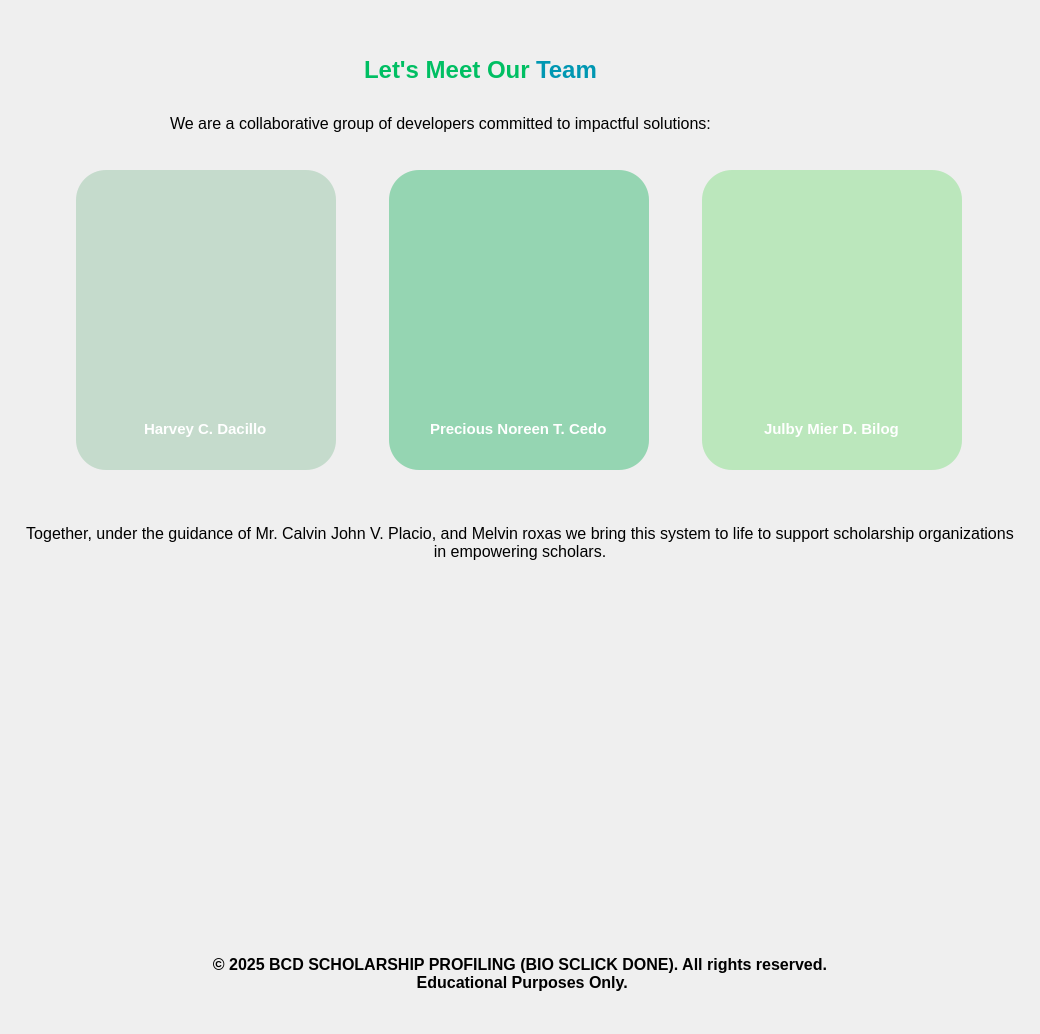
                <widget class="QWidget" name="widget_75" native="true">
                 <layout class="QVBoxLayout" name="verticalLayout_73">
                  <item alignment="Qt::AlignHCenter">
                   <widget class="QWidget" name="widget_68" native="true">
                    <property name="minimumSize">
                     <size>
                      <width>0</width>
                      <height>600</height>
                     </size>
                    </property>
                    <layout class="QVBoxLayout" name="verticalLayout_72">
                     <item>
                      <widget class="QWidget" name="widget_74" native="true">
                       <property name="maximumSize">
                        <size>
                         <width>16777215</width>
                         <height>50</height>
                        </size>
                       </property>
                       <layout class="QHBoxLayout" name="horizontalLayout_41">
                        <item>
                         <widget class="QWidget" name="widget_71" native="true">
                          <property name="minimumSize">
                           <size>
                            <width>330</width>
                            <height>50</height>
                           </size>
                          </property>
                          <property name="maximumSize">
                           <size>
                            <width>330</width>
                            <height>50</height>
                           </size>
                          </property>
                          <property name="styleSheet">
                           <string notr="true">color: rgb(0, 191, 99);</string>
                          </property>
                          <layout class="QHBoxLayout" name="horizontalLayout_39">
                           <item>
                            <widget class="QLabel" name="label_95">
                             <property name="font">
                              <font>
                               <pointsize>18</pointsize>
                               <weight>75</weight>
                               <bold>true</bold>
                              </font>
                             </property>
                             <property name="text">
                              <string>Let's Meet Our</string>
                             </property>
                            </widget>
                           </item>
                           <item>
                            <widget class="QLabel" name="label_96">
                             <property name="font">
                              <font>
                               <pointsize>18</pointsize>
                               <weight>75</weight>
                               <bold>true</bold>
                              </font>
                             </property>
                             <property name="styleSheet">
                              <string notr="true">color: rgb(0, 151, 178);</string>
                             </property>
                             <property name="text">
                              <string>Team</string>
                             </property>
                            </widget>
                           </item>
                          </layout>
                         </widget>
                        </item>
                       </layout>
                      </widget>
                     </item>
                     <item alignment="Qt::AlignHCenter">
                      <widget class="QLabel" name="label_97">
                       <property name="minimumSize">
                        <size>
                         <width>700</width>
                         <height>30</height>
                        </size>
                       </property>
                       <property name="maximumSize">
                        <size>
                         <width>16777215</width>
                         <height>30</height>
                        </size>
                       </property>
                       <property name="font">
                        <font>
                         <pointsize>12</pointsize>
                        </font>
                       </property>
                       <property name="text">
                        <string>We are a collaborative group of developers committed to impactful solutions:  </string>
                       </property>
                       <property name="wordWrap">
                        <bool>true</bool>
                       </property>
                      </widget>
                     </item>
                     <item>
                      <widget class="QWidget" name="widget_69" native="true">
                       <property name="minimumSize">
                        <size>
                         <width>1000</width>
                         <height>320</height>
                        </size>
                       </property>
                       <property name="maximumSize">
                        <size>
                         <width>1000</width>
                         <height>320</height>
                        </size>
                       </property>
                       <layout class="QHBoxLayout" name="horizontalLayout_40">
                        <item>
                         <widget class="QWidget" name="widget_70" native="true">
                          <property name="minimumSize">
                           <size>
                            <width>260</width>
                            <height>300</height>
                           </size>
                          </property>
                          <property name="maximumSize">
                           <size>
                            <width>260</width>
                            <height>300</height>
                           </size>
                          </property>
                          <property name="styleSheet">
                           <string notr="true">QWidget{
background-color:#c5dbcc;
border-radius: 30px;
}</string>
                          </property>
                          <layout class="QVBoxLayout" name="verticalLayout_68">
                           <item alignment="Qt::AlignHCenter">
                            <widget class="QLabel" name="label_99">
                             <property name="minimumSize">
                              <size>
                               <width>200</width>
                               <height>200</height>
                              </size>
                             </property>
                             <property name="maximumSize">
                              <size>
                               <width>200</width>
                               <height>200</height>
                              </size>
                             </property>
                             <property name="styleSheet">
                              <string notr="true">border-radius: 100px;
border-image: url(:/images/582497779_1917977395596358_1635460596306008198_n.jpg) 0 0 0 0 stretch;</string>
                             </property>
                             <property name="text">
                              <string/>
                             </property>
                             <property name="scaledContents">
                              <bool>true</bool>
                             </property>
                            </widget>
                           </item>
                           <item alignment="Qt::AlignHCenter">
                            <widget class="QLabel" name="label_98">
                             <property name="minimumSize">
                              <size>
                               <width>0</width>
                               <height>40</height>
                              </size>
                             </property>
                             <property name="maximumSize">
                              <size>
                               <width>16777215</width>
                               <height>40</height>
                              </size>
                             </property>
                             <property name="font">
                              <font>
                               <pointsize>11</pointsize>
                               <weight>75</weight>
                               <bold>true</bold>
                              </font>
                             </property>
                             <property name="styleSheet">
                              <string notr="true">color: rgb(255, 255, 255);</string>
                             </property>
                             <property name="text">
                              <string>Harvey C. Dacillo</string>
                             </property>
                            </widget>
                           </item>
                          </layout>
                         </widget>
                        </item>
                        <item>
                         <widget class="QWidget" name="widget_72" native="true">
                          <property name="minimumSize">
                           <size>
                            <width>260</width>
                            <height>300</height>
                           </size>
                          </property>
                          <property name="maximumSize">
                           <size>
                            <width>260</width>
                            <height>300</height>
                           </size>
                          </property>
                          <property name="styleSheet">
                           <string notr="true">QWidget{
background-color:#95d5b2;
border-radius: 30px;
}</string>
                          </property>
                          <layout class="QVBoxLayout" name="verticalLayout_70">
                           <item alignment="Qt::AlignHCenter">
                            <widget class="QLabel" name="label_102">
                             <property name="minimumSize">
                              <size>
                               <width>200</width>
                               <height>200</height>
                              </size>
                             </property>
                             <property name="maximumSize">
                              <size>
                               <width>200</width>
                               <height>200</height>
                              </size>
                             </property>
                             <property name="styleSheet">
                              <string notr="true">border-radius: 100px;
border-image: url(:/images/591978356_3217188515116943_6176022427172343257_n.jpg) 0 0 0 0 stretch;</string>
                             </property>
                             <property name="text">
                              <string/>
                             </property>
                             <property name="scaledContents">
                              <bool>true</bool>
                             </property>
                            </widget>
                           </item>
                           <item alignment="Qt::AlignHCenter">
                            <widget class="QLabel" name="label_103">
                             <property name="minimumSize">
                              <size>
                               <width>0</width>
                               <height>40</height>
                              </size>
                             </property>
                             <property name="maximumSize">
                              <size>
                               <width>16777215</width>
                               <height>40</height>
                              </size>
                             </property>
                             <property name="font">
                              <font>
                               <pointsize>11</pointsize>
                               <weight>75</weight>
                               <bold>true</bold>
                              </font>
                             </property>
                             <property name="styleSheet">
                              <string notr="true">color: rgb(255, 255, 255);</string>
                             </property>
                             <property name="text">
                              <string>Precious Noreen T. Cedo</string>
                             </property>
                            </widget>
                           </item>
                          </layout>
                         </widget>
                        </item>
                        <item>
                         <widget class="QWidget" name="widget_73" native="true">
                          <property name="minimumSize">
                           <size>
                            <width>260</width>
                            <height>300</height>
                           </size>
                          </property>
                          <property name="maximumSize">
                           <size>
                            <width>260</width>
                            <height>300</height>
                           </size>
                          </property>
                          <property name="styleSheet">
                           <string notr="true">QWidget{
background-color: #bbe7bc;
border-radius: 30px;
}</string>
                          </property>
                          <layout class="QVBoxLayout" name="verticalLayout_71">
                           <item alignment="Qt::AlignHCenter">
                            <widget class="QLabel" name="label_104">
                             <property name="minimumSize">
                              <size>
                               <width>200</width>
                               <height>200</height>
                              </size>
                             </property>
                             <property name="maximumSize">
                              <size>
                               <width>200</width>
                               <height>200</height>
                              </size>
                             </property>
                             <property name="styleSheet">
                              <string notr="true">border-radius: 100px;
border-image: url(:/images/591637007_1962181671026291_936986173425984119_n (1).jpg)  0 0 0 0 stretch;</string>
                             </property>
                             <property name="text">
                              <string/>
                             </property>
                             <property name="scaledContents">
                              <bool>true</bool>
                             </property>
                            </widget>
                           </item>
                           <item alignment="Qt::AlignHCenter">
                            <widget class="QLabel" name="label_105">
                             <property name="minimumSize">
                              <size>
                               <width>0</width>
                               <height>40</height>
                              </size>
                             </property>
                             <property name="maximumSize">
                              <size>
                               <width>16777215</width>
                               <height>40</height>
                              </size>
                             </property>
                             <property name="font">
                              <font>
                               <pointsize>11</pointsize>
                               <weight>75</weight>
                               <bold>true</bold>
                              </font>
                             </property>
                             <property name="styleSheet">
                              <string notr="true">color: rgb(255, 255, 255);</string>
                             </property>
                             <property name="text">
                              <string>Julby Mier D. Bilog</string>
                             </property>
                            </widget>
                           </item>
                          </layout>
                         </widget>
                        </item>
                       </layout>
                      </widget>
                     </item>
                     <item>
                      <widget class="QLabel" name="label_106">
                       <property name="maximumSize">
                        <size>
                         <width>16777215</width>
                         <height>80</height>
                        </size>
                       </property>
                       <property name="font">
                        <font>
                         <pointsize>12</pointsize>
                        </font>
                       </property>
                       <property name="text">
                        <string>Together, under the guidance of Mr. Calvin John V. Placio, and Melvin roxas we bring this system to life to support scholarship organizations in empowering scholars.</string>
                       </property>
                       <property name="alignment">
                        <set>Qt::AlignCenter</set>
                       </property>
                       <property name="wordWrap">
                        <bool>true</bool>
                       </property>
                      </widget>
                     </item>
                    </layout>
                   </widget>
                  </item>
                  <item>
                   <widget class="QWidget" name="widget_78" native="true">
                    <property name="minimumSize">
                     <size>
                      <width>0</width>
                      <height>300</height>
                     </size>
                    </property>
                    <layout class="QHBoxLayout" name="horizontalLayout_42">
                     <item>
                      <widget class="QLabel" name="label_100">
                       <property name="minimumSize">
                        <size>
                         <width>250</width>
                         <height>250</height>
                        </size>
                       </property>
                       <property name="maximumSize">
                        <size>
                         <width>250</width>
                         <height>250</height>
                        </size>
                       </property>
                       <property name="styleSheet">
                        <string notr="true">border-radius: 50px;
border-image: url(:/images/Screenshot 2025-11-16 184411.png) 0 0 0 0 stretch;</string>
                       </property>
                       <property name="text">
                        <string/>
                       </property>
                       <property name="scaledContents">
                        <bool>true</bool>
                       </property>
                      </widget>
                     </item>
                    </layout>
                   </widget>
                  </item>
                  <item>
                   <widget class="QWidget" name="widget_79" native="true">
                    <property name="minimumSize">
                     <size>
                      <width>0</width>
                      <height>100</height>
                     </size>
                    </property>
                    <layout class="QHBoxLayout" name="horizontalLayout_43">
                     <item>
                      <widget class="QLabel" name="label_101">
                       <property name="font">
                        <font>
                         <pointsize>12</pointsize>
                         <weight>75</weight>
                         <bold>true</bold>
                        </font>
                       </property>
                       <property name="text">
                        <string>©️ 2025 BCD SCHOLARSHIP PROFILING (BIO SCLICK DONE). All rights reserved. 
 Educational Purposes Only.</string>
                       </property>
                       <property name="alignment">
                        <set>Qt::AlignCenter</set>
                       </property>
                       <property name="wordWrap">
                        <bool>true</bool>
                       </property>
                      </widget>
                     </item>
                    </layout>
                   </widget>
                  </item>
                 </layout>
                </widget>
